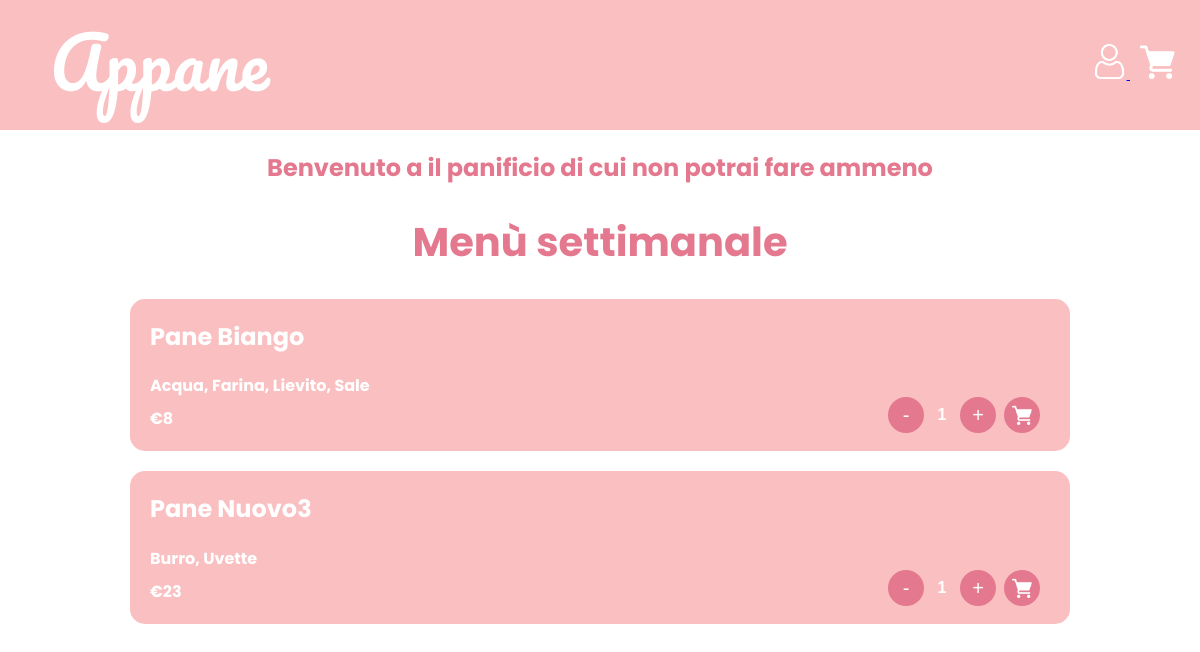
Before: / with the older database file.
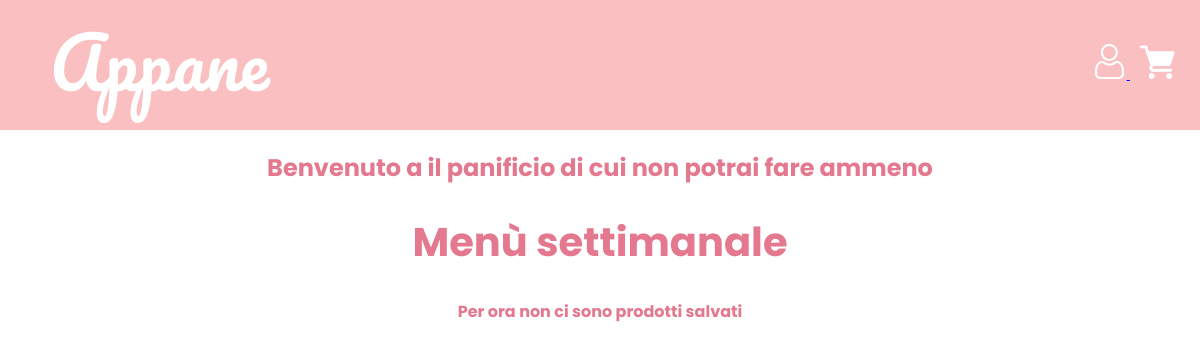
After: the same page with the newer database file.
### tables this page shows
CREATE TABLE `tmenu` (
  `idProdotto` int(11) DEFAULT NULL
);

CREATE TABLE `tprodotto` (
  `id` int(11) NOT NULL,
  `nome` varchar(255) NOT NULL,
  `prezzo` float NOT NULL
);

### index.php (the view, shortened to what this page needs)
<?php
require('includes/db.php');
include('includes/header.php');
function creaProd($id, $nome, $ingredienti, $prezzo)
{
    $string_ingredienti = implode(', ', $ingredienti);
    $nome_js = addslashes($nome);
    $ing_js  = addslashes($string_ingredienti);
    return "<div class='prodotto'>
                <h2>$nome</h2>
                <p>$string_ingredienti</p>
                <p>€$prezzo</p>
                <div class='counter'>
                    <button class='counter-btn' onclick='decrement($id)'>-</button>
                    <span class='counter-value' id='$id'>1</span>
                    <button class='counter-btn' onclick='increment($id)'>+</button>
                    <button class='cart-btn' onclick='addToCart($id, \"$nome_js\", $prezzo, \"$ing_js\")'>
                        <img src='grafica/img/cart.png' alt='Add to cart' class='cart-icon' />
                    </button>
                </div>
            </div>";
}
?>
<!DOCTYPE html>
<html lang="it">
<head>
    <link rel="stylesheet" href="grafica/style.css?v=<?php echo time();?>">
</head>
<body>
    <div class="welcomeText">
        <h2>Benvenuto a il panificio di cui non potrai fare ammeno</h2>
    </div>
    <div class="main-content">
        <h1>Menù settimanale</h1>
        <div class="menu">
            <?php
            $sqlMenu = "SELECT idProdotto FROM tmenu";
            $resultMenu = $conn->query($sqlMenu);
            if ($resultMenu->num_rows > 0) {
                while($rowIdProd = $resultMenu->fetch_assoc()){
                    $stmtProd = $conn->prepare("SELECT nome, prezzo FROM tprodotto WHERE id = ?");
                    $stmtProd->bind_param("i", $rowIdProd["idProdotto"]);
                    $stmtProd->execute();
                    $resultProd = $stmtProd->get_result();
                    if($resultProd->num_rows===1){
                        $rowProd = $resultProd->fetch_assoc();
                        $stmtIng = $conn->prepare("SELECT idIngrediente FROM tricetta WHERE idProdotto = ?");
                        $stmtIng->bind_param("i", $rowIdProd["idProdotto"]);
                        $stmtIng->execute();
                        $resultI = $stmtIng->get_result();
                        $ingredienti = [];
                        while ($rowI = $resultI->fetch_assoc()) {
                            $stmt = $conn->prepare("SELECT nome FROM tingrediente WHERE id = ?");
                            $stmt->bind_param("i", $rowI['idIngrediente']);
                            $stmt->execute();
                            $result = $stmt->get_result();
                            if($result->num_rows===1){
                                $ingredienti[] = $result->fetch_assoc()["nome"];
                            }
                        }
                        sort($ingredienti);
                        echo creaProd($rowIdProd["idProdotto"] ,$rowProd["nome"], $ingredienti,  $rowProd["prezzo"]);
                    }
                }
            } else {
                echo '<p> Per ora non ci sono prodotti salvati </p>';
            }
            ?>
        </div>
    </div>
</body>
</html>

### includes/header.php (shortened to what this page needs)
<div class="topbar">
    <h1><a href="../index.php" style="color: inherit; text-decoration: none;">Appane</a></h1>
    <div style="margin: auto 0;">
        <a href="<?php echo isset($_SESSION['user_id']) ? '/Account/profile.php' : '/Account/login.php'; ?>" class="button" style="margin-right: 10px;">
            <img src="/grafica/img/user.png" alt="user" class="header-icon">
        </a>
        <a href="/FRONT/cart.php" class="button">
            <img src="/grafica/img/cart.png" alt="cart" class="header-icon">
        </a>
    </div>
</div>

### grafica/style.css (style rules this page uses)
body { margin: 0; background-color: #fff; font-family: "Poppins", sans-serif; font-weight: 700; font-style: normal; }
.topbar { height: 130px; background: #fabfc1; display: flex; justify-content: space-between; padding: 0 25px; }
.topbar h1 { margin: 0; color: #fff; font-size: 70px; padding: 0 25px; font-family: "Pacifico", cursive; font-weight: 400; font-style: normal; }
.topbar .header-icon { height: 35px; }
.welcomeText h2 { text-align: center; color: #e4788e; }
.main-content h1 { text-align: center; font-size: 40px; color: #e4788e; }
.main-content p { text-align: center; color: #e4788e; }
.prodotto { width: 75%; margin-bottom: 20px; padding: 20px; border-radius: 15px; background-color: #fabfc1; justify-self: center; color: #fff; }
.prodotto h2 { margin-top: 0; }
.prodotto p { text-align: start; margin-bottom: 0; margin-top: 8px; color: #fff; }
.counter { display: flex; align-items: center; gap: 8px; background-color: none; padding: 6px 10px; border-radius: 50px; width: fit-content; float: right; position: relative; top: -40px; }
.counter-btn { width: 36px; height: 36px; border-radius: 50%; background-color: #e4788e; color: #ffffff; border: none; font-size: 20px; cursor: pointer; display: flex; align-items: center; justify-content: center; transition: background-color 0.2s ease; line-height: 1; }
.counter-value { color: #ffffff; font-size: 16px; font-weight: 600; min-width: 20px; text-align: center; font-family: sans-serif; }
.cart-btn { width: 36px; height: 36px; border-radius: 50%; background-color: #e4788e; color: #ffffff; border: none; font-size: 20px; cursor: pointer; display: flex; align-items: center; justify-content: center; transition: background-color 0.2s ease; line-height: 1; }
.cart-icon { width: 20px; object-fit: contain; }

Changed rows visible on the page:
removed tmenu: idProdotto.nome "Pane Biango", string_ingredienti "Acqua, Farina, Lievito, Sale", idProdotto.prezzo "8"
removed tmenu: idProdotto.nome "Pane Nuovo3", string_ingredienti "Burro, Uvette", idProdotto.prezzo "23"
Other visible differences:
text now shown: "Per ora non ci sono prodotti salvati"
